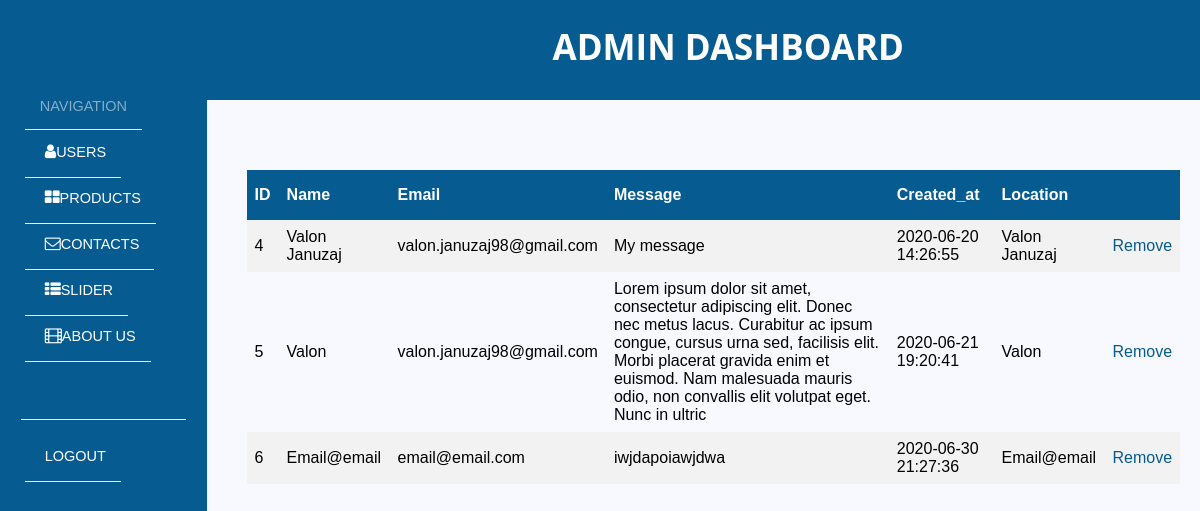
Page /backend/contacts.php (signed in) on the committed database.
### tables this page shows
CREATE TABLE `contacts` (
  `id` int(11) NOT NULL,
  `name` varchar(255) NOT NULL,
  `email` varchar(255) NOT NULL,
  `message` varchar(255) NOT NULL,
  `created_at` timestamp NULL DEFAULT current_timestamp()
);

### backend/controllers/ContactController.php (called while the page is built, shortened)
<?php
class ContactController
{
    protected $database;
    public function __construct()
    {
        $this->database = new Database;
    }
    public function all()
    {
        $query = $this->database->pdo->query('SELECT * FROM contacts');
        return $query->fetchAll();
    }
}
?>

### backend/core/Database.php (called while the page is built, shortened)
<?php
class Database
{
    public function __construct()
    {
        $host = "localhost";
        $user = "root";
        $password = "";
        $db_name = "flex-furniture-1";
        try{
            $link = new PDO("mysql:host=$host;dbname=$db_name",$user,$password);
            $this->pdo = $link;
        }catch(PDOException $e) {
            die('DIE'. $e->getMessage());
        }
    }
}
?>

### backend/contacts.php (the view, shortened to what this page needs)
<?php
require './controllers/ContactController.php';
$contact = new ContactController;
$contacts = $contact->all();
?>
<!DOCTYPE html>
<html lang="en">
<head>
    <link rel="stylesheet" type="text/css" media="screen" href="../css/admin.css">
    <link rel="stylesheet" href="https://cdnjs.cloudflare.com/ajax/libs/font-awesome/4.7.0/css/font-awesome.min.css">
</head>
<body>
<div class="dashboard-wrapper">
    <?php include 'inc/sidebar.php' ?>
    <div id="dashboard-container">
        <div class="content-title">
            <h1 class="page-title"><a href="users.php">Admin Dashboard</a></h1>
        </div>
        <div class="main-content">
            <table class="table">
                <tr class="table-head">
                    <th>ID</th>
                    <th>Name</th>
                    <th>Email</th>
                    <th>Message</th>
                    <th>Created_at</th>
                    <th>Location</th>
                    <th></th>
                </tr>
                <?php foreach ($contacts as $contact) : ?>
                    <tr>
                        <td><?php echo $contact['id'] ?></td>
                        <td><?php echo $contact['name'] ?></td>
                        <td><?php echo $contact['email'] ?></td>
                        <td><?php echo $contact['message'] ?></td>
                        <td><?php echo $contact['created_at'] ?></td>
                        <td><?php echo $contact['name'] ?></td>
                        <td>
                            <a href="controllers/functions/delete-contact.php?id=<?php echo $contact['id'] ?>">Remove</a>
                        </td>
                    </tr>
                <?php endforeach; ?>
            </table>
        </div>
    </div>
</div>
</body>
</html>

### css/admin.css (style rules this page uses)
* { box-sizing: border-box; }
body { height: 100%; width: 100%; font-family: Verdana, Geneva, Tahoma, sans-serif; margin: 0; padding: 0; background-color: ghostwhite; display: flex; flex-direction: column; flex-wrap: wrap; }
#dashboard-container { display: flex; flex-direction: column; justify-content: flex-start; width: 100%; height: auto; }
.dashboard-wrapper { margin: 0; display: flex; min-height: 100%; }
.content-title { width: 100%; height: 100px; background-color: #065b91; }
.page-title { font-family: 'Open Sans', sans-serif; font-size: 35px; text-transform: uppercase; padding-left: 5%; text-align: center; }
.page-title a { text-decoration: none; color: #ffff; }
.main-content { width: 100%; min-height: 630px; padding-bottom: 10%; }
.table { border-collapse: collapse; border-spacing: 0; width: 94%; margin-top: 7%; margin-left: 4%; }
.table th, td { text-align: left; padding: 8px; }
.table td a { text-decoration: none; color: #065b91; }
.table tr { height: 50px; }
.table tr:nth-child(even) { background-color: #f2f2f2; }
.table-head { color: #fff; height: 60px; background-color: #065b91; }

### rows in the picture
contacts: id "4", name "Valon Januzaj", email "valon.januzaj98@gmail.com", message "My message", created_at "2020-06-20 14:26:55"
contacts: id "5", name "Valon", email "valon.januzaj98@gmail.com", message "Lorem ipsum dolor sit amet, consectetur adipiscing elit. Donec nec metus lacus. Curabitur ac ipsum congue, cursus urna sed, facilisis elit. Morbi placerat gravida enim et euismod. Nam malesuada mauris odio, non convallis elit volutpat eget. Nunc in ultric", created_at "2020-06-21 19:20:41"
contacts: id "6", name "Email@email", email "email@email.com", message "iwjdapoiawjdwa", created_at "2020-06-30 21:27:36"
